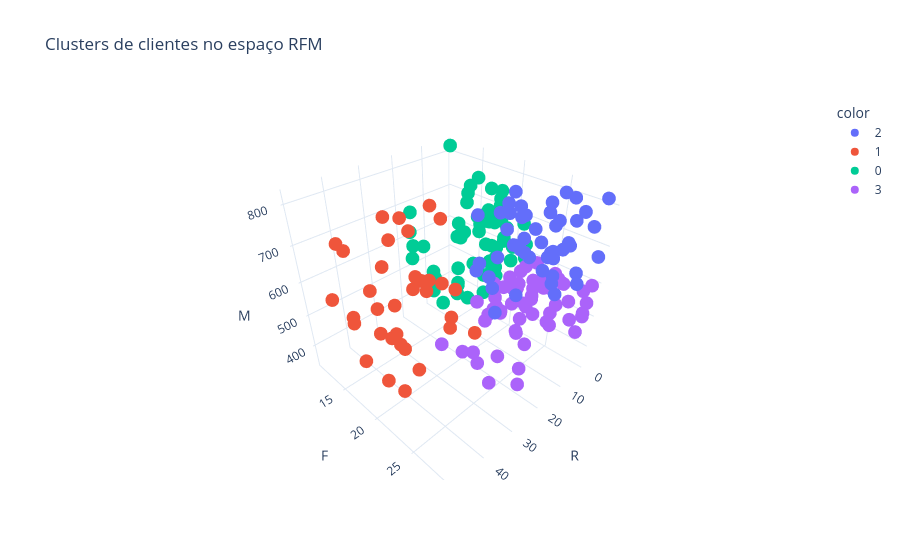

Notebook source saved alongside this figure:
### Markdown cell above
### Decisão

Comparando as três abordagens, o **KMeans com k=4** apresenta o melhor equilíbrio entre as três
métricas (maior Silhouette e Calinski-Harabasz, menor Davies-Bouldin), além de gerar clusters mais
facilmente interpretáveis pelo time de negócio do que o GMM. É o modelo escolhido para a análise
final.

> Os valores exatos de k e das métricas dependem do dataset carregado (sintético vs. real) — a
> lógica de decisão acima é a mesma, mas os números devem ser reconferidos ao rodar com os dados
> reais.

### Code cell
kmeans_model, cluster_labels = fit_kmeans(df_rfm_scaled, n_clusters=4)

fig = px.scatter_3d(
    df_rfm_clip, x="R", y="F", z="M",
    color=cluster_labels.astype(str),
    template="plotly_white",
    title="Clusters de clientes no espaço RFM",
)
fig.show()

### Figure 1 — Plotly figure (JSON) as saved in the notebook; plotly's stock layout.template omitted (floating-point values rounded to 4 significant figures)
{"data": [{"hovertemplate": "color=2<br>R=%{x}<br>F=%{y}<br>M=%{z}<extra></extra>", "legendgroup": "2", "marker": {"color": "#636efa", "symbol": "circle"}, "mode": "markers", "name": "2", "scene": "scene", "showlegend": true, "type": "scatter3d", "x": [12, 1, 13, 13, 6, 8, 13, 28, 31, 2, 14, 11, 10, 15, 1, 6, 32, 32, 29, 1, 13, 8, 2, 19, 18, 5, 15, 4, 28, 24, 3, 20, 9, 7, 20, 18, 16, 27, 8, 11, 6, 18, 11, 11, 24, 11, 8, 2], "y": [23, 26, 26, 23, 27, 23, 25, 26, 27, 29, 27, 26, 28, 23, 25, 22, 29, 29, 26, 29, 27, 27, 25, 21, 24, 28, 25, 27, 24, 23, 25, 29, 29, 26, 29, 29, 25, 25, 26, 26, 29, 25, 21, 29, 28, 29, 21, 24], "z": [683.9, 677.7, 726.4, 818.9, 816.5, 685.8, 677.5, 752.3, 647.7, 818.9, 704.4, 644.9, 727.7, 735.6, 797.0, 725.1, 818.9, 722.7, 684.5, 672.9, 711.2, 698.8, 730.2, 766.1, 794.5, 634.6, 698.0, 755.7, 697.7, 686.1, 650.9, 709.0, 636.6, 660.4, 690.6, 653.9, 792.1, 689.3, 748.5, 790.4, 767.6, 818.9, 744.9, 818.3, 818.9, 818.9, 759.3, 767.8]}, {"hovertemplate": "color=1<br>R=%{x}<br>F=%{y}<br>M=%{z}<extra></extra>", "legendgroup": "1", "marker": {"color": "#EF553B", "symbol": "circle"}, "mode": "markers", "name": "1", "scene": "scene", "showlegend": true, "type": "scatter3d", "x": [36, 39, 30, 46, 49.1, 49.1, 44, 27, 41, 49.1, 42, 30, 28, 49.1, 35, 37, 34, 49, 49.1, 31, 48, 33, 34, 49.1, 41, 39, 38, 43, 49.1, 49.1, 49.1, 49.1, 37, 40], "y": [20, 15, 17, 22, 18, 29, 21, 18, 19, 18, 21, 22, 20, 18, 21, 20, 20, 17, 23, 20, 21, 14, 16, 19, 17, 20, 24, 21, 22, 15, 24, 26, 25, 28], "z": [391.8, 580.7, 567.8, 818.9, 584.9, 745.7, 572.8, 592.0, 818.9, 765.5, 516.9, 554.7, 779.2, 601.2, 640.2, 783.5, 649.6, 770.1, 625.2, 818.9, 598.0, 609.9, 524.7, 491.7, 566.2, 818.9, 713.3, 389.0, 488.9, 606.5, 625.8, 805.3, 707.4, 664.7]}, {"hovertemplate": "color=0<br>R=%{x}<br>F=%{y}<br>M=%{z}<extra></extra>", "legendgroup": "0", "marker": {"color": "#00cc96", "symbol": "circle"}, "mode": "markers", "name": "0", "scene": "scene", "showlegend": true, "type": "scatter3d", "x": [3, 3, 17, 7, 12, 14, 15, 27, 2, 3, 23, 14, 9, 16, 5, 1, 25, 19, 14, 1, 2, 5, 3, 15, 23, 23, 20, 4, 5, 3, 3, 7, 1, 16, 5, 4, 14, 12, 1, 2, 1, 7, 3, 9, 1, 1, 13, 7, 26, 14, 14, 2, 5, 23, 14, 14, 9, 3, 4], "y": [16, 17, 18, 20, 14, 18, 22, 16, 19, 18, 17, 21, 16, 21, 18, 18, 18, 12, 17, 21, 18, 18, 18, 22, 14, 14, 19, 19, 21, 22, 17, 16, 19, 18, 15, 17, 20, 19, 15, 19, 18, 19, 18, 22, 11, 18, 19, 16, 17, 17, 17, 17, 19, 17, 17, 19, 19, 22, 22], "z": [616.6, 423.5, 503.3, 700.4, 390.4, 754.6, 625.2, 666.5, 623.3, 525.1, 587.8, 625.2, 636.5, 594.4, 677.1, 486.4, 591.9, 633.7, 689.8, 680.3, 547.3, 763.4, 506.0, 651.8, 723.2, 591.9, 695.9, 762.3, 628.9, 638.7, 586.5, 761.3, 649.1, 667.4, 726.9, 680.1, 734.9, 700.3, 758.2, 613.8, 705.1, 619.3, 662.6, 617.2, 818.9, 723.5, 723.1, 410.5, 671.9, 502.6, 510.7, 652.0, 605.0, 529.2, 557.2, 595.4, 727.1, 599.2, 635.3]}, {"hovertemplate": "color=3<br>R=%{x}<br>F=%{y}<br>M=%{z}<extra></extra>", "legendgroup": "3", "marker": {"color": "#ab63fa", "symbol": "circle"}, "mode": "markers", "name": "3", "scene": "scene", "showlegend": true, "type": "scatter3d", "x": [22, 3, 1, 20, 11, 4, 5, 6, 14, 21, 5, 3, 2, 14, 16, 29, 3, 1, 2, 1, 12, 20, 10, 1, 26, 28, 5, 4, 15, 4, 5, 5, 17, 23, 15, 4, 28, 5, 2, 6, 28, 3, 3, 1, 10, 1, 23, 15, 1, 15, 17, 8, 5, 18, 27, 10, 3, 12, 8], "y": [27, 26, 22, 27, 22, 26, 29, 24, 26, 23, 21, 29, 21, 28, 25, 27, 29, 29, 25, 26, 25, 22, 25, 24, 22, 26, 22, 24, 25, 28, 25, 29, 27, 28, 22, 19, 29, 26, 29, 23, 24, 21, 25, 23, 25, 27, 18, 20, 25, 23, 23, 23, 27, 23, 28, 20, 21, 28, 21], "z": [581.0, 584.2, 442.1, 414.4, 546.5, 442.5, 473.1, 568.6, 610.1, 508.8, 536.1, 511.0, 492.3, 567.4, 619.7, 515.0, 520.9, 593.4, 539.0, 563.2, 532.5, 341.6, 545.0, 536.6, 422.2, 404.9, 513.4, 553.6, 465.7, 491.2, 554.1, 597.1, 566.4, 529.3, 577.1, 436.7, 459.4, 608.9, 547.1, 598.0, 468.1, 437.5, 557.8, 586.9, 555.0, 518.3, 360.8, 493.1, 421.3, 506.3, 532.4, 593.4, 591.7, 528.5, 591.9, 422.5, 488.7, 580.3, 432.1]}], "layout": {"legend": {"title": {"text": "color"}, "tracegroupgap": 0}, "scene": {"domain": {"x": [0, 1], "y": [0, 1]}, "xaxis": {"title": {"text": "R"}}, "yaxis": {"title": {"text": "F"}}, "zaxis": {"title": {"text": "M"}}}, "title": {"text": "Clusters de clientes no espaço RFM"}}}
